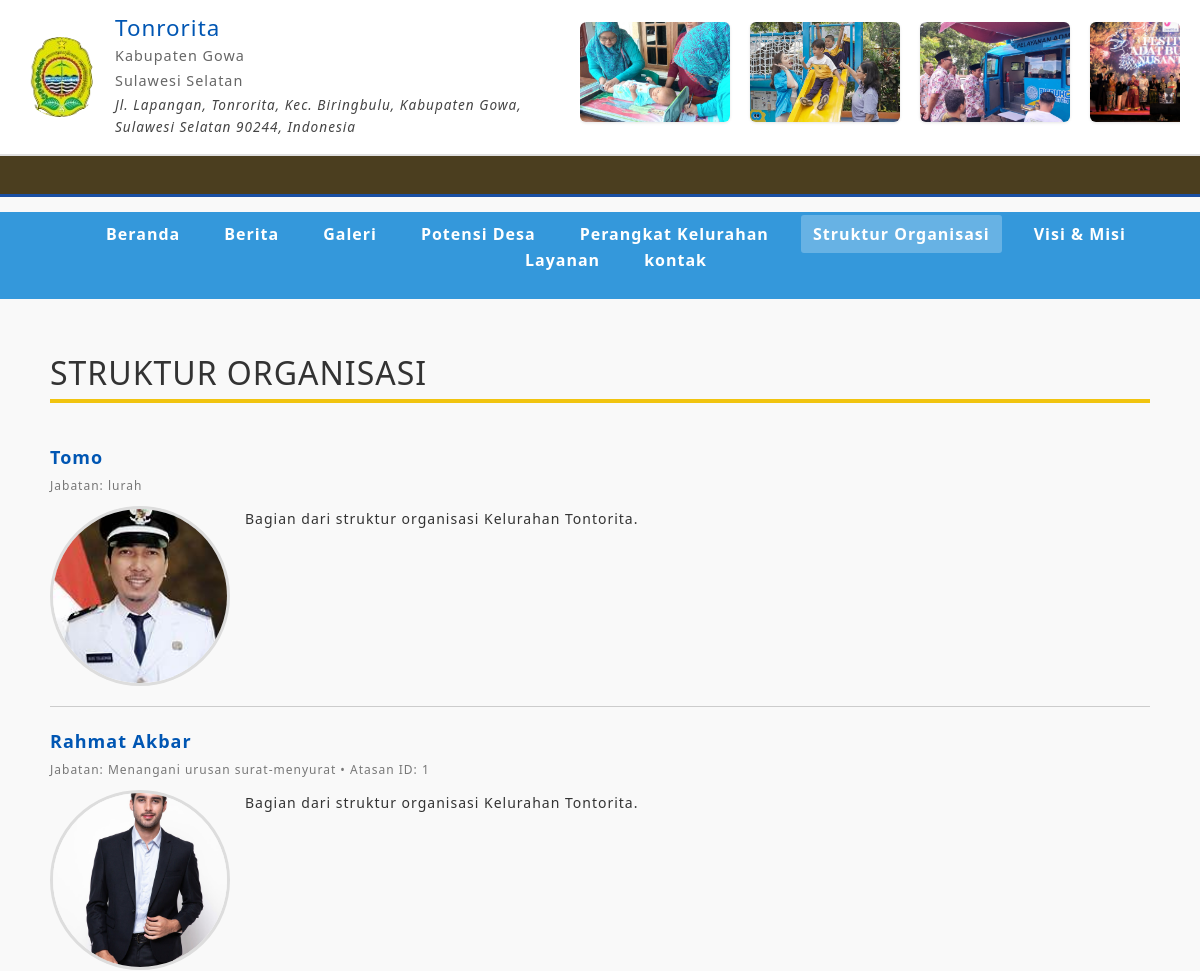
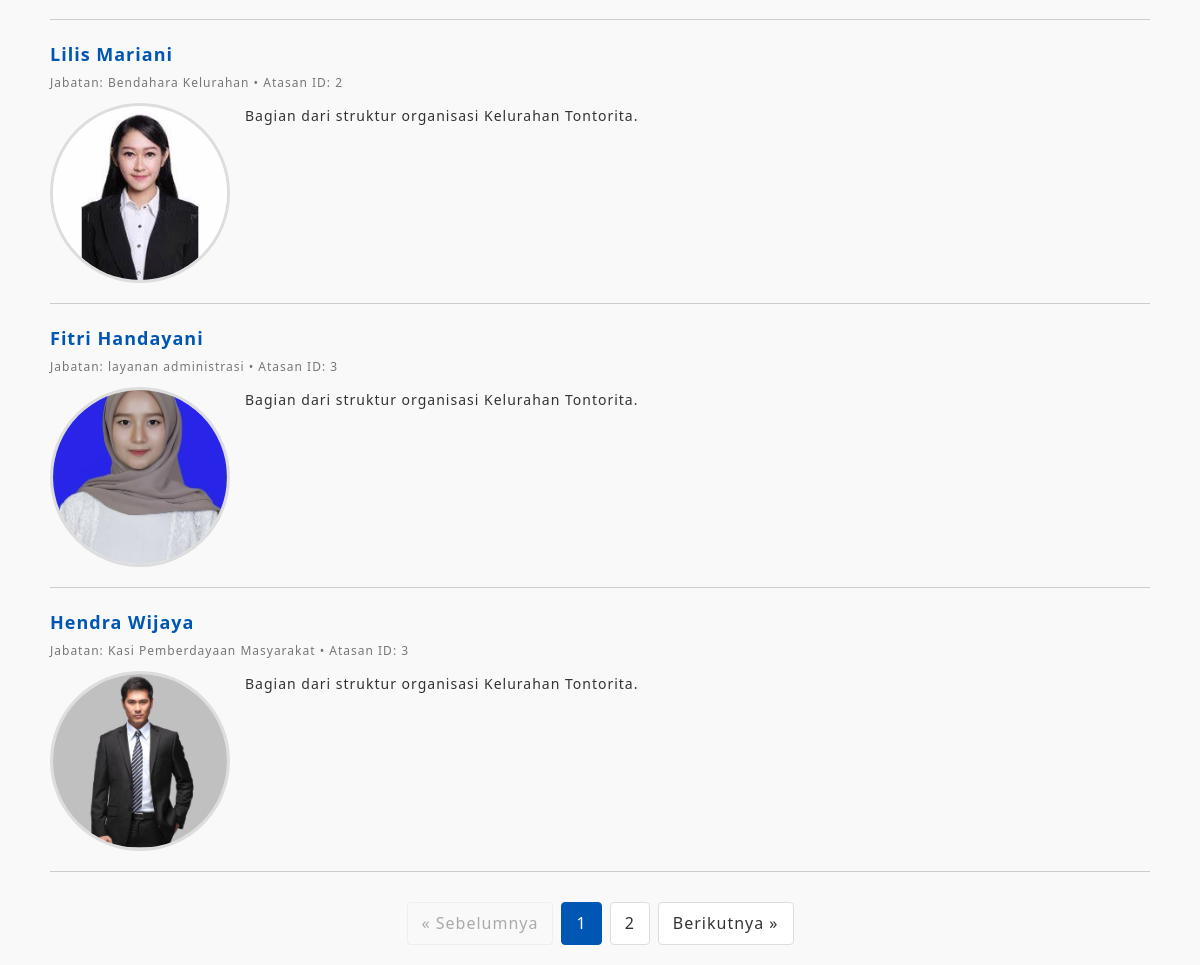
The app's page /frontend/sections/struktur_organisasi.php with its own data (2 pictures, top to bottom).
### tables this page shows
CREATE TABLE `profil_kelurahan` (
  `id` int NOT NULL,
  `nama_kelurahan` varchar(150) DEFAULT NULL,
  `visi` text,
  `misi` text,
  `sejarah` text,
  `alamat` text,
  `telepon` varchar(50) DEFAULT NULL,
  `email` varchar(150) DEFAULT NULL,
  `logo` varchar(255) DEFAULT NULL,
  `created_at` timestamp NULL DEFAULT CURRENT_TIMESTAMP,
  `updated_at` timestamp NULL DEFAULT NULL
);

CREATE TABLE `galeri` (
  `id` int NOT NULL,
  `judul` varchar(150) DEFAULT NULL,
  `gambar` varchar(255) DEFAULT NULL,
  `deskripsi` text,
  `kategori` enum('kegiatan','fasilitas','umum') DEFAULT NULL,
  `created_at` timestamp NULL DEFAULT CURRENT_TIMESTAMP
);

CREATE TABLE `struktur_organisasi` (
  `id` int NOT NULL,
  `nama` varchar(150) DEFAULT NULL,
  `jabatan` varchar(100) DEFAULT NULL,
  `foto` varchar(255) NOT NULL,
  `parent_id` int DEFAULT NULL
);

### frontend/sections/struktur_organisasi.php (the view, shortened to what this page needs)
<!DOCTYPE html>
<html lang="en">
<head>
    <link href="../template_users/css/styles.css" rel="stylesheet" />
    <?php
    include '../../config/connection.php';
    include '../partials/navbar1.php';
    include '../partials/header.php';
    $per_halaman = 5;
    $halaman_sekarang = isset($_GET['page']) ? (int)$_GET['page'] : 1;
    $offset = ($halaman_sekarang - 1) * $per_halaman;
    $total_query = "SELECT COUNT(*) AS total FROM struktur_organisasi";
    $total_result = mysqli_query($db, $total_query);
    $total_data = mysqli_fetch_assoc($total_result)['total'];
    $total_halaman = ceil($total_data / $per_halaman);
    $query = "SELECT * FROM struktur_organisasi ORDER BY parent_id ASC, id ASC LIMIT $per_halaman OFFSET $offset";
    $result = mysqli_query($db, $query);
    ?>
<body>
    <div class="container">
        <h2 style="margin: 20px 0; color:#fffffff; border-bottom: 4px solid #f1c40f; padding-bottom: 6px;">
            STRUKTUR ORGANISASI
        </h2>
        <?php if (mysqli_num_rows($result) > 0): ?>
            <?php while ($s = mysqli_fetch_assoc($result)): ?>
                <div class="berita-item">
                    <a class="berita-judul">
                        <?= htmlspecialchars($s['nama']); ?>
                    </a>
                    <div class="berita-meta">
                        Jabatan: <?= htmlspecialchars($s['jabatan']); ?>
                        <?php if ($s['parent_id'] != 0): ?>
                            • Atasan ID: <?= htmlspecialchars($s['parent_id']); ?>
                        <?php endif; ?>
                    </div>
                    <div class="berita-konten">
                        <img src="../../storages/struktur_organisasi/<?= htmlspecialchars($s['foto']); ?>"
                            alt="<?= htmlspecialchars($s['nama']); ?>"
                            class="berita-gambar">
                        <div class="berita-teks">
                            Bagian dari struktur organisasi Kelurahan Tontorita.
                        </div>
                    </div>
                </div>
            <?php endwhile; ?>
            <div class="pagination">
                <?php if ($halaman_sekarang > 1): ?>
                    <a href="?page=<?= $halaman_sekarang - 1; ?>">&laquo; Sebelumnya</a>
                <?php else: ?>
                    <span class="disabled">&laquo; Sebelumnya</span>
                <?php endif; ?>
                <?php for ($i = 1; $i <= $total_halaman; $i++): ?>
                    <?php if ($i == $halaman_sekarang): ?>
                        <span class="active"><?= $i; ?></span>
                    <?php else: ?>
                        <a href="?page=<?= $i; ?>"><?= $i; ?></a>
                    <?php endif; ?>
                <?php endfor; ?>
                <?php if ($halaman_sekarang < $total_halaman): ?>
                    <a href="?page=<?= $halaman_sekarang + 1; ?>">Berikutnya &raquo;</a>
                <?php else: ?>
                    <span class="disabled">Berikutnya &raquo;</span>
                <?php endif; ?>
            </div>
        <?php else: ?>
            <p>Belum ada data struktur organisasi.</p>
        <?php endif; ?>
    </div>
</body>
</html>

### frontend/partials/navbar1.php (shortened to what this page needs)
<header class="header">
    <div class="header-top">
        <?php
        include_once __DIR__ . '/../config/connection.php';
        $query = "SELECT * FROM profil_kelurahan LIMIT 1";
        $result = $db->query($query);
        $profil = $result->fetch_assoc();
        $current_page = basename($_SERVER['PHP_SELF']);
        ?>
        <div class="header-flex-container">
            <div class="logo-container">
                <img src="../../storages/logo/1763007596_logokelurah-removebg-preview.png"
                    alt="Logo <?= htmlspecialchars($profil['nama_kelurahan']) ?>"
                    class="logo">
                <div class="header-info">
                    <h1><?= htmlspecialchars($profil['nama_kelurahan']) ?></h1>
                    <p>Kabupaten Gowa</p>
                    <p>Sulawesi Selatan</p>
                    <p class="address"><?= htmlspecialchars($profil['alamat']) ?></p>
                </div>
            </div>
            <div class="header-right-content">
                <div class="image-row">
                    <div class="track">
                        <?php
                        $qGaleri = "SELECT id, gambar FROM galeri ORDER BY id DESC LIMIT 8";
                        $rGaleri = $db->query($qGaleri);
                        $gambar_list = [];
                        while ($row = $rGaleri->fetch_assoc()) {
                            $gambar_list[] = $row;
                        }
                        foreach ($gambar_list as $row) {
                        ?>
                            <a href="../sections/detail_berita.php?id=<?= $row['id'] ?>">
                                <img src="../../storages/galeri/<?= $row['gambar'] ?>" class="small-img">
                            </a>
                        <?php } ?>
                    </div>
                </div>
            </div>
        </div>
    </div>
    <div class="running-text-container">
        <div class="running-text">
        </div>
    </div>
    <nav class="main-nav">
        <ul>
            <li><a href="../sections/home.php" class="<?= ($current_page == 'home.php') ? 'active' : '' ?>">Beranda</a></li>
            <li><a href="../sections/berita.php" class="<?= ($current_page == 'berita.php') ? 'active' : '' ?>">Berita</a></li>
            <li><a href="../sections/galeri.php" class="<?= ($current_page == 'galeri.php') ? 'active' : '' ?>">Galeri</a></li>
            <li><a href="../sections/potensi_desa.php" class="<?= ($current_page == 'potensi_desa.php') ? 'active' : '' ?>">Potensi Desa</a></li>
            <li><a href="../sections/perangkat_kelurahan.php" class="<?= ($current_page == 'perangkat_kelurahan.php') ? 'active' : '' ?>">Perangkat Kelurahan</a></li>
            <li><a href="../sections/struktur_organisasi.php" class="<?= ($current_page == 'struktur_organisasi.php') ? 'active' : '' ?>">Struktur Organisasi</a></li>
            <li><a href="../sections/visi_misi.php" class="<?= ($current_page == 'visi_misi.php') ? 'active' : '' ?>">Visi & Misi</a></li>
            <li><a href="../sections/layanan.php" class="<?= ($current_page == 'layanan.php') ? 'active' : '' ?>">Layanan</a></li>
            <li><a href="../sections/kontak.php" class="<?= ($current_page == 'kontak.php') ? 'active' : '' ?>">kontak</a></li>
        </ul>
    </nav>
</header>

### frontend/sections/struktur_organisasi.php (style rules this page uses)
* { margin: 0; padding: 0; box-sizing: border-box; }
body { font-family: 'Segoe UI', Tahoma, Geneva, Verdana, sans-serif; line-height: 1.6; color: #333; background-color: #f9f9f9; }
.container { width: 1200px; margin: 0 auto; padding: 20px; }
.main-nav { background-color: #3498db; padding: 10px 0; margin: 15px 0; }
.main-nav ul { display: flex; list-style: none; justify-content: center; flex-wrap: wrap; }
.main-nav li { margin: 0 10px; }
.main-nav a { color: white; text-decoration: none; padding: 8px 12px; font-weight: bold; transition: background-color 0.3s; }
.berita-item { border-bottom: 1px solid #ccc; padding: 20px 0; }
.berita-judul { font-size: 18px; font-weight: bold; color: #0056b3; text-decoration: none; display: block; margin-bottom: 5px; }
.berita-meta { font-size: 12px; color: #777; margin-bottom: 10px; }
.berita-konten { display: flex; align-items: flex-start; gap: 15px; }
.berita-teks { flex: 1; font-size: 14px; text-align: justify; line-height: 1.8; }
.pagination { display: flex; justify-content: center; margin-top: 30px; gap: 8px; flex-wrap: wrap; }
.pagination a, .pagination span { display: inline-block; padding: 8px 14px; text-decoration: none; border: 1px solid #ddd; color: #333; background: #fff; border-radius: 4px; transition: all 0.3s; }
.pagination .active { background-color: #0056b3; color: white; border-color: #0056b3; pointer-events: none; }
.pagination .disabled { color: #aaa; background: #f9f9f9; border-color: #eee; pointer-events: none; }
.berita-gambar { width: 180px; height: 180px; object-fit: cover; border-radius: 50%; border: 3px solid #ddd; flex-shrink: 0; }

### frontend/partials/navbar1.php (style rules this page uses)
.header-top { display: flex; justify-content: space-between; align-items: center; padding: 15px 20px; background-color: #fff; border-bottom: 2px solid #e0e0e0; }
.header-flex-container { display: flex; justify-content: space-between; align-items: center; width: 100%; }
.logo-container { display: flex; align-items: center; gap: 15px; }
.logo { width: 80px; aspect-ratio: 1/1; object-fit: cover; border-radius: 50%; }
.header-info h1 { font-size: 1.4em; margin: 0; color: #0056b3; }
.header-info p { margin: 2px 0; font-size: 0.9em; color: #666; }
.header-info .address { font-size: 0.85em; font-style: italic; color: #444; }
.image-row { overflow: hidden; width: 600px; height: 110px; position: relative; border-radius: 6px; }
.track { display: flex; gap: 20px; width: max-content; animation: sepur 18s linear infinite; }
.small-img { width: 150px; height: 100px; object-fit: cover; border-radius: 6px; box-shadow: 0 1px 3px rgba(0, 0, 0, 0.1); transition: 0.2s; }
.running-text-container { width: 100%; background: #4b3e1f; color: yellow; font-weight: bold; padding: 6px 0; overflow: hidden; position: relative; border-bottom: 3px solid #1a4fa3; }
.running-text { display: inline-block; white-space: nowrap; padding-left: 100%; animation: runText 18s linear infinite; font-size: 14px; letter-spacing: 1px; }
.main-nav a.active { background-color: rgba(255, 255, 255, 0.25); border-radius: 3px; }

### records on screen
profil_kelurahan: nama_kelurahan "Tonrorita", alamat "Jl. Lapangan, Tonrorita, Kec. Biringbulu, Kabupaten Gowa, Sulawesi Selatan 90244, Indonesia"
galeri: gambar (picture)
galeri: gambar (picture)
galeri: gambar (picture)
galeri: gambar (picture)
struktur_organisasi: nama "Tomo", jabatan "lurah", foto (picture)
struktur_organisasi: nama "Rahmat Akbar", jabatan "Menangani urusan surat-menyurat", parent "1", foto (picture)
struktur_organisasi: nama "Lilis Mariani", jabatan "Bendahara Kelurahan", parent "2", foto (picture)
struktur_organisasi: nama "Fitri Handayani", jabatan "layanan administrasi", parent "3", foto (picture)
struktur_organisasi: nama "Hendra Wijaya", jabatan "Kasi Pemberdayaan Masyarakat", parent "3", foto (picture)
